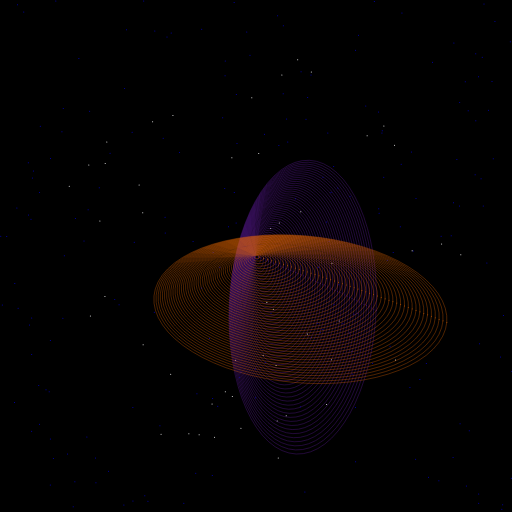
Frame 1 (no input)
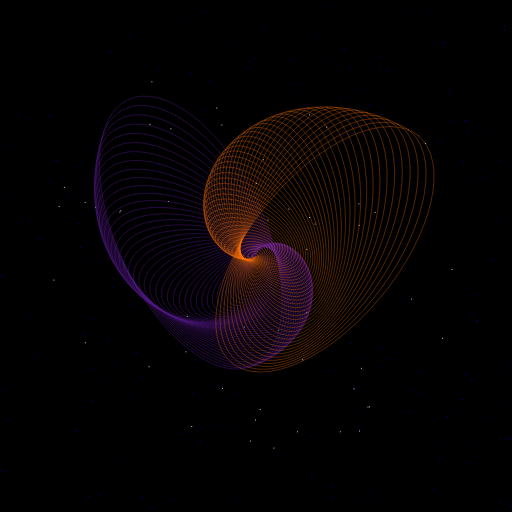
Frame 60 (no input)
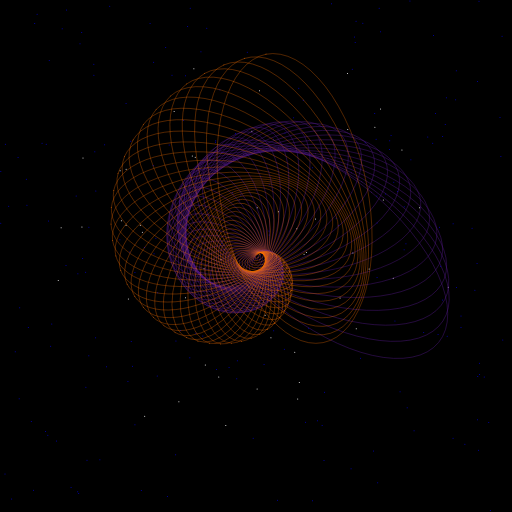
Frame 120 (the mouse pressed at the canvas centre since frame 60)

The p5.js sketch that drew these frames (run headless with seeded random() and noise() and a simulated clock; from frame 60 on, the mouse is pressed at the canvas centre):

// p5.js sketch
// ── sketch.js
/*

Put your creative rationale in a comment here. 

 - What effect were you trying to achieve ?
 I was trying to create two ongoing ellipses that continously spiral and change shape overtime,
 with one set of ellipses overlapping the other set so that the two different colour sets could layer and create a 3D effect.
 I also wanted to add some noise to create texture to the background, so that overall there are layers of pattern all moving in uniform.
 
 - How does your code do this ?
 The way I have made my ellipses ongoing is by first creating a for loop where i have set a life of 50 ellipses and then 
 incemented the variables 'i'. Then I set these variables as the parameters of my ellipse. For the 3rd and 4th parameter 
 I have multiplied 'i' with a number and this controls the width and height of the ellipses so I adjusted the number until I
 found a size that best worked and formed a nice pattern when it was being looped.
 In between, I have used the rotate function, and input the parameter of 'spiral' which has a default value of 0, 
 however, before I begin my loop, I declare that the spiral variable will increase by every frame, specifically by 0.009.
 spiral = spiral + 0.009 (+=)
 
 I then created background noise, set it to blue, with a random width/height distribution that has a life of 500.
 I decided to use blue because it is a more subtle colour that can blend in with the background, and this also allows my 
 coloured ellipse spirals to be the main focus. Above this layer, I have created white noise within a circle vector. 
 I made it white so that it could stand out in between the ellipses, and give the impression of particles coming out of the
 spirals and moving around along with the ellipses.

 - What are you happy with ? What could be improved ?
 I like the way the different shapes form from the spirals overtime, the form keeps on changing and I like how the lines and points are
 structured and the layered effect that I was able achieve from this. I think it could be improved by adding some more layers, and creating
 something more interesting using noise for my background, for example, a more complex shape.

*/


var spiral = 0;

function setup() {
 createCanvas(512, 512);
 noFill();
}

function draw() {
 background(0);

 // Background noise, set to blue, with a random width/height distribution that has a life of 500.
 for (var i = 0; i < 200; i++) {
  stroke(0, 0, 197)
  strokeWeight(1);
  var x = random(0, width);
  var y = random(0, height);
  point(x, y);
 }

 // Translating everything in the centre.
 translate(width / 2, height / 2);

 // Circle noise, set to white, with a random distribution within the circle vector that has been creating using the cos and sine angle.
 for (i = 0; i < 50; i++) {
  stroke(255);
  strokeWeight(1);
  var dist = max(random(0.0, 1.0), random(0.0, 1.0)) * width / 2.5;
  var angle = random(0, PI * 2);
  var p = createVector(cos(angle), sin(angle));
  p.mult(dist);
  point(p.x, p.y);
 }

 spiral += 0.0009; // Spiral variable increases by 0.0009 every frame (+=)
 for (i = 0; i < 50; i++) {
  stroke(85, 26, 139); // Purple
  strokeWeight(0.4);
  rotate(spiral);
  ellipse(i, i, i * 3, i * 6);
 }

 for (i = 0; i < 50; i++) {
  stroke(255, 116, 0); // Orange
  strokeWeight(0.3);
  rotate(spiral);
  ellipse(i, i, i * 6, i * 3);
 }

}
